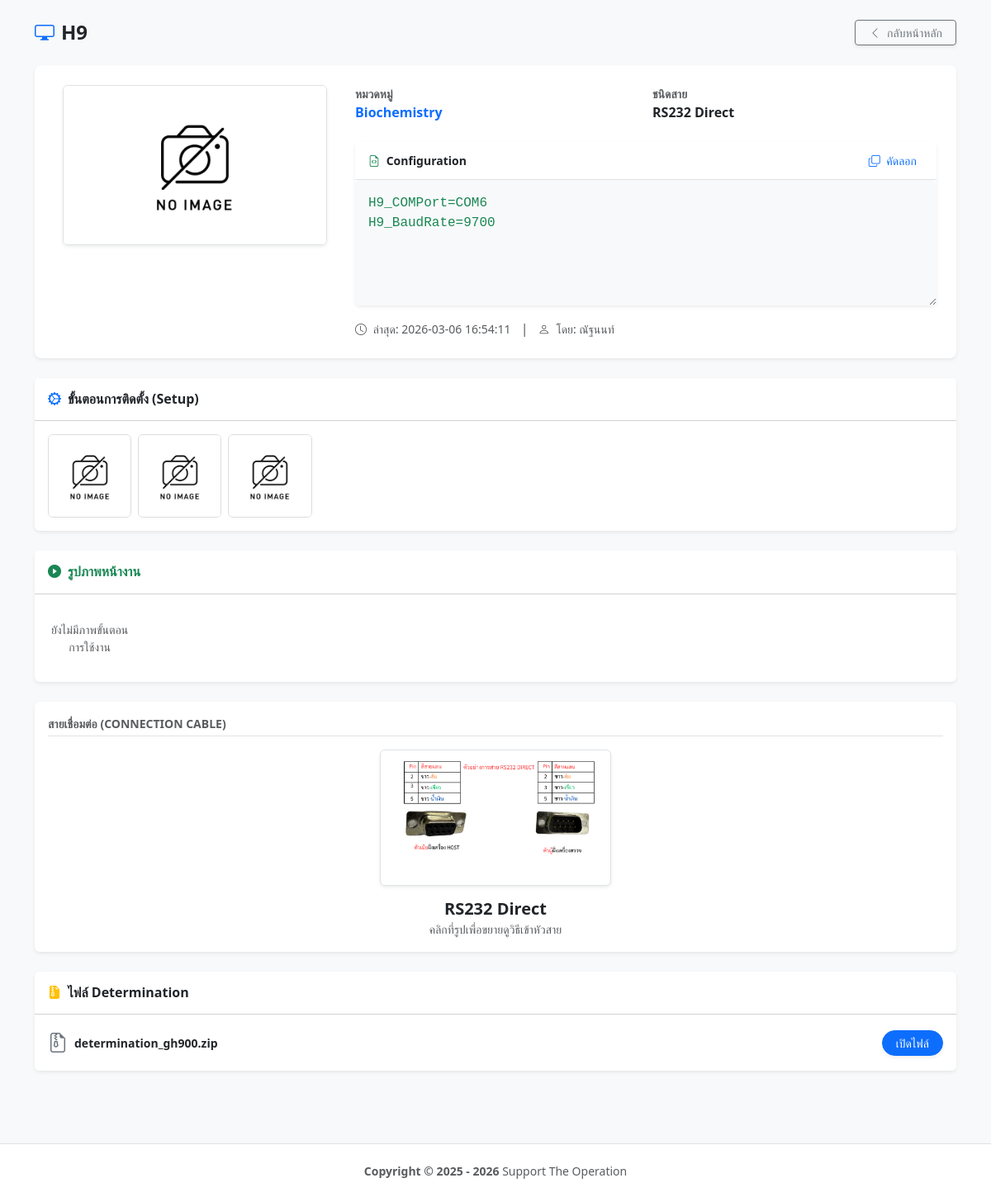
/oop/view_instrument.php?id=4, run on the app's committed database.
### tables this page shows
CREATE TABLE `instruments`  (
  `ins_id` int UNSIGNED NOT NULL AUTO_INCREMENT,
  `tmpname` varchar(30) NOT NULL,
  `cable_type_id` int NOT NULL,
  `equipment_image` varchar(50) NULL DEFAULT NULL,
  `config_text` text NULL,
  `created_at` timestamp NOT NULL DEFAULT current_timestamp,
  `created_by` varchar(100) NULL DEFAULT NULL,
  `updated_at` timestamp NULL DEFAULT NULL,
  `updated_by` varchar(50) NULL DEFAULT NULL,
  `live_event` timestamp NULL DEFAULT NULL,
  PRIMARY KEY (`ins_id`) USING BTREE,
  INDEX `cable_type_id`(`cable_type_id` ASC) USING BTREE,
  INDEX `idx_cable`(`cable_type_id` ASC) USING BTREE
);

CREATE TABLE `automate_model`  (
  `atm_model_id` int NOT NULL AUTO_INCREMENT,
  `atm_model_name` varchar(50) NULL DEFAULT '',
  `ref_atm_category_id` int NOT NULL,
  `ref_atm_status_manual_id` int NOT NULL DEFAULT 2 COMMENT '1=มีคู่มือ, 2=ไม่มีคู่มือ, 3=รออบรม',
  `atm_training_date` date NULL DEFAULT NULL COMMENT 'วันอบรบเครื่องตรวจ',
  `atm_training_timestart` time NULL DEFAULT NULL COMMENT 'เวลาเริ่มอบรม',
  `atm_training_timeend` time NULL DEFAULT NULL COMMENT 'เวลาสิ้นสุดอบรบ',
  `atm_model_updatedBy` varchar(50) NULL DEFAULT NULL,
  `atm_model_updatedAt` timestamp NOT NULL DEFAULT current_timestamp ON UPDATE CURRENT_TIMESTAMP,
  `atm_model_updatedEv` timestamp NOT NULL DEFAULT current_timestamp ON UPDATE CURRENT_TIMESTAMP,
  PRIMARY KEY (`atm_model_id`) USING BTREE,
  UNIQUE INDEX `atm_model_name`(`atm_model_name` ASC) USING BTREE
);

CREATE TABLE `automate_category`  (
  `atm_category_id` int NOT NULL AUTO_INCREMENT,
  `atm_category_name` varchar(50) NULL DEFAULT '',
  `atm_category_updatedBy` varchar(50) NULL DEFAULT NULL,
  `atm_category_updatedAt` timestamp NOT NULL DEFAULT current_timestamp ON UPDATE CURRENT_TIMESTAMP,
  `atm_category_updatedEv` timestamp NOT NULL DEFAULT current_timestamp ON UPDATE CURRENT_TIMESTAMP,
  PRIMARY KEY (`atm_category_id`) USING BTREE,
  UNIQUE INDEX `atm_category_name`(`atm_category_name` ASC) USING BTREE
);

CREATE TABLE `instrument_cable_types`  (
  `cable_id` int NOT NULL AUTO_INCREMENT,
  `cable_name` varchar(255) NOT NULL,
  `cable_pic` varchar(255) NULL DEFAULT NULL,
  `cable_is_active` char(1) NOT NULL DEFAULT 'Y',
  PRIMARY KEY (`cable_id`) USING BTREE
);

CREATE TABLE `instrument_setup_images`  (
  `setup_id` int NOT NULL AUTO_INCREMENT,
  `instrument_id` int UNSIGNED NOT NULL,
  `file_name` varchar(255) NOT NULL,
  `sort_order` int NULL DEFAULT 0,
  PRIMARY KEY (`setup_id`) USING BTREE,
  INDEX `instrument_id`(`instrument_id` ASC) USING BTREE,
  INDEX `idx_si_instrument_id`(`instrument_id` ASC) USING BTREE,
  CONSTRAINT `instrument_setup_images_ibfk_1` FOREIGN KEY (`instrument_id`) REFERENCES `instruments` (`ins_id`) ON DELETE RESTRICT ON UPDATE RESTRICT
);

CREATE TABLE `instrument_determination`  (
  `deter_id` int NOT NULL AUTO_INCREMENT,
  `instrument_id` int UNSIGNED NOT NULL,
  `file_name` varchar(255) NOT NULL,
  `original_name` varchar(255) NOT NULL,
  `mime_type` varchar(100) NULL DEFAULT NULL,
  PRIMARY KEY (`deter_id`) USING BTREE,
  INDEX `instrument_id`(`instrument_id` ASC) USING BTREE,
  INDEX `idx_df_instrument_id`(`instrument_id` ASC) USING BTREE,
  CONSTRAINT `instrument_determination_ibfk_1` FOREIGN KEY (`instrument_id`) REFERENCES `instruments` (`ins_id`) ON DELETE RESTRICT ON UPDATE RESTRICT
);

### config/helpers.php (called while the page is built, shortened)
<?php
if (!function_exists('img_src')) {
    function img_src(?string $file): string {
        return BASE_URL . 'assets/imgs/ins_setup/' . rawurlencode($file);
    }
}

### oop/view_instrument.php (the view, shortened to what this page needs)
<?php
require __DIR__ . '/../config/helpers.php';
$conn = db();
$conn->set_charset('utf8mb4');
$ins_id = (int)($_GET['id'] ?? 0);
$stmt = $conn->prepare("
    SELECT
        i.*,
        m.atm_model_name AS name,
        c.atm_category_name AS category_name,
        t.cable_name,
        t.cable_pic
    FROM instruments i
    INNER JOIN automate_model m ON i.ins_id = m.atm_model_id
    INNER JOIN automate_category c ON m.ref_atm_category_id = c.atm_category_id
    LEFT JOIN instrument_cable_types t ON t.cable_id = i.cable_type_id
    WHERE i.ins_id = ?
");
$stmt->bind_param("i", $ins_id);
$stmt->execute();
$item = $stmt->get_result()->fetch_assoc();
$setup = $conn->query("SELECT * FROM instrument_setup_images WHERE instrument_id = $ins_id ORDER BY sort_order ASC");
$run   = $conn->query("SELECT * FROM instrument_run_images WHERE instrument_id = $ins_id ORDER BY sort_order ASC");
$det   = $conn->query("SELECT * FROM instrument_determination WHERE instrument_id = $ins_id");
?>
<!doctype html>
<html lang="th">
<head>
    <?php require_once __DIR__ . '/../config/favicon.php'; ?>
    <link href="https://cdn.jsdelivr.net/npm/bootstrap@5.3.3/dist/css/bootstrap.min.css" rel="stylesheet">
    <link rel="stylesheet" href="https://cdn.jsdelivr.net/npm/bootstrap-icons@1.11.3/font/bootstrap-icons.min.css">
    <link rel="stylesheet" href="https://cdn.jsdelivr.net/npm/@fancyapps/ui@5.0/dist/fancybox/fancybox.css" />
</head>
<body class="bg-light">
<div class="container py-4">
    <div class="d-flex justify-content-between align-items-center mb-4">
        <h4 class="mb-0 fw-bold text-dark">
            <i class="bi bi-display me-2 text-primary"></i><?= htmlspecialchars($item['name']) ?>
        </h4>
        <a href="<?= BASE_URL ?>?act=manual_guide" class="btn btn-outline-secondary btn-sm px-3 shadow-sm">
            <i class="bi bi-chevron-left me-1"></i> กลับหน้าหลัก
        </a>
    </div>
    <div class="card mb-4 shadow-sm border-0 rounded-3">
        <div class="card-body p-3 p-md-4">
            <div class="row g-4">
                <div class="col-md-4 text-center">
                    <img src="<?= img_src($item['equipment_image']) ?>"
                         class="img-fluid rounded border shadow-sm w-100"
                         style="max-width: 320px;"
                         onerror="this.src='<?= BASE_URL ?>assets/imgs/ins_setup/noImage.jpg'">
                </div>
                <div class="col-md-8">
                    <div class="row g-3 mb-4">
                        <div class="col-6">
                            <small class="text-muted d-block text-uppercase small fw-bold">หมวดหมู่</small>
                            <span class="text-primary fw-bold"><?= htmlspecialchars($item['category_name'] ?: 'ไม่ระบุ') ?></span>
                        </div>
                        <div class="col-6">
                            <small class="text-muted d-block text-uppercase small fw-bold">ชนิดสาย</small>
                            <span class="fw-bold"><?= htmlspecialchars($item['cable_name'] ?: 'ไม่ระบุ') ?></span>
                        </div>
                    </div>
                    <div class="card border-0 shadow-sm">
                        <div class="card-header bg-white py-2 d-flex justify-content-between align-items-center border-bottom">
                            <span class="small fw-bold"><i class="bi bi-file-earmark-code me-1 text-success"></i> Configuration</span>
                            <button class="btn btn-sm btn-outline-primary border-0" onclick="copyConfig()" id="btnCopy">
                                <i class="bi bi-copy me-1"></i> คัดลอก
                            </button>
                        </div>
                        <textarea id="configTarget" class="form-control border-0 p-3" rows="5" readonly><?= htmlspecialchars($item['config_text']) ?></textarea>
                    </div>
                    <div class="mt-3">
                        <small class="text-muted"><i class="bi bi-clock me-1"></i> ล่าสุด: <?= htmlspecialchars($item['updated_at'] ?? $item['live_even']) ?></small>
                        <span class="mx-2 text-muted">|</span>
                        <small class="text-muted"><i class="bi bi-person me-1"></i> โดย: <?= htmlspecialchars($item['updated_by'] ?: 'System') ?></small>
                    </div>
                </div>
            </div>
        </div>
    </div>
    <div class="card mb-4 shadow-sm border-0">
        <div class="card-header bg-white py-3">
            <h6 class="mb-0 fw-bold"><i class="bi bi-gear-wide-connected me-2 text-primary"></i>ขั้นตอนการติดตั้ง (Setup)</h6>
        </div>
        <div class="card-body p-3">
            <div class="img-grid">
                <?php if ($setup->num_rows > 0): ?>
                    <?php while($s = $setup->fetch_assoc()): ?>
                        <a href="<?= img_src($s['file_name']) ?>" class="thumb-link" data-fancybox="gallery-setup" data-caption="Setup Step">
                            <img src="<?= img_src($s['file_name']) ?>" onerror="this.src='<?= BASE_URL ?>assets/imgs/ins_setup/noImage.jpg'">
                        </a>
                    <?php endwhile; ?>
                <?php else: ?>
                    <p class="text-center text-muted my-3 small">ยังไม่มีภาพขั้นตอนการติดตั้ง</p>
                <?php endif; ?>
            </div>
        </div>
    </div>
    <div class="card mb-4 shadow-sm border-0">
        <div class="card-header bg-white py-3">
            <h6 class="mb-0 fw-bold text-success"><i class="bi bi-play-circle-fill me-2"></i>รูปภาพหน้างาน</h6>
        </div>
        <div class="card-body p-3">
            <div class="img-grid">
                <?php if ($run->num_rows > 0): ?>
                    <?php while($r = $run->fetch_assoc()): ?>
                        <a href="<?= img_src($r['file_name']) ?>" class="thumb-link" data-fancybox="gallery-run" data-caption="Run Step">
                            <img src="<?= img_src($r['file_name']) ?>" onerror="this.src='<?= BASE_URL ?>assets/imgs/ins_setup/noImage.jpg'">
                        </a>
                    <?php endwhile; ?>
                <?php else: ?>
                    <p class="text-center text-muted my-3 small">ยังไม่มีภาพขั้นตอนการใช้งาน</p>
                <?php endif; ?>
            </div>
        </div>
    </div>
     <div class="card mb-4 shadow-sm border-0">
        <div class="card-body p-3">
            <label class="small text-muted d-block mb-3 fw-bold text-uppercase border-bottom pb-1">สายเชื่อมต่อ (CONNECTION CABLE)</label>
            <div class="text-center">
                <?php if (!empty($item['cable_pic'])): ?>
                    <a href="<?= BASE_URL ?>assets/imgs/<?= htmlspecialchars($item['cable_pic']) ?>"
                       data-fancybox="gallery-cable"
                       data-caption="สายเชื่อมต่อ: <?= htmlspecialchars($item['cable_name']) ?>">
                        <img src="<?= BASE_URL ?>assets/imgs/<?= htmlspecialchars($item['cable_pic']) ?>"
                             class="img-fluid rounded border bg-white p-2 shadow-sm"
                             style="width: 100%; max-width: 280px; height: auto; object-fit: contain; cursor: zoom-in;"
                             onerror="this.src='<?= BASE_URL ?>assets/imgs/ins_setup/noImage.jpg'">
                    </a>
                <?php endif; ?>
                <div class="mt-3">
                    <h5 class="fw-bold text-dark mb-0"><?= htmlspecialchars($item['cable_name'] ?: 'ไม่ระบุ') ?></h5>
                    <small class="text-muted">คลิกที่รูปเพื่อขยายดูวิธีเข้าหัวสาย</small>
                </div>
            </div>
        </div>
    </div>
    <div class="card mb-4 shadow-sm border-0 overflow-hidden">
        <div class="card-header bg-white py-3">
            <h6 class="mb-0 fw-bold"><i class="bi bi-file-earmark-zip-fill me-2 text-warning"></i>ไฟล์ Determination</h6>
        </div>
        <div class="card-body p-0">
            <div class="list-group list-group-flush">
                <?php if ($det->num_rows > 0): ?>
                    <?php while($d = $det->fetch_assoc()): ?>
                        <div class="list-group-item d-flex justify-content-between align-items-center py-3">
                            <span class="text-dark d-flex align-items-center text-truncate me-2">
                                <i class="bi bi-file-earmark-zip fs-4 text-secondary me-2"></i>
                                <span class="text-truncate small fw-bold"><?= htmlspecialchars($d['original_name']) ?></span>
                            </span>
                            <a href="<?= BASE_URL ?>assets/files/determination/<?= $d['file_name'] ?>"
                               class="btn btn-sm btn-primary px-3 shadow-sm rounded-pill" target="_blank">เปิดไฟล์</a>
                        </div>
                    <?php endwhile; ?>
                <?php else: ?>
                    <div class="p-4 text-center text-muted small">ยังไม่มีไฟล์เอกสารในระบบ</div>
                <?php endif; ?>
            </div>
        </div>
    </div>
</div>
<footer class="main-footer">
    <div class="container text-center text-muted">
        <small><strong>Copyright © 2025 - <?= date('Y') ?></strong> Support The Operation</small>
    </div>
</footer>
</body>
</html>

### oop/view_instrument.php (style rules this page uses)
.img-grid { display: grid; grid-template-columns: repeat(auto-fill, minmax(100px, 1fr)); gap: 8px; }
.img-grid img { width: 100%; aspect-ratio: 1/1; object-fit: cover; border-radius: 6px; border: 1px solid #ddd; transition: 0.2s; }
.main-footer { padding: 20px 0; background: #fff; border-top: 1px solid #dee2e6; margin-top: 40px; }
textarea#configTarget { background-color: #f8f9fa !important; color: #198754 !important; font-family: 'Courier New', Courier, monospace; }

### data on the page
instruments: automate_model.atm_model_name "H9", automate_category.atm_category_name "Biochemistry", instrument_cable_types.cable_name "RS232 Direct", config_text "H9_COMPort=COM6 H9_BaudRate=9700", updated_at "2026-03-06 16:54:11", updated_by "ณัฐนนท์", instrument_cable_types.cable_pic (picture)
instrument_determination: original_name "determination_gh900.zip"
